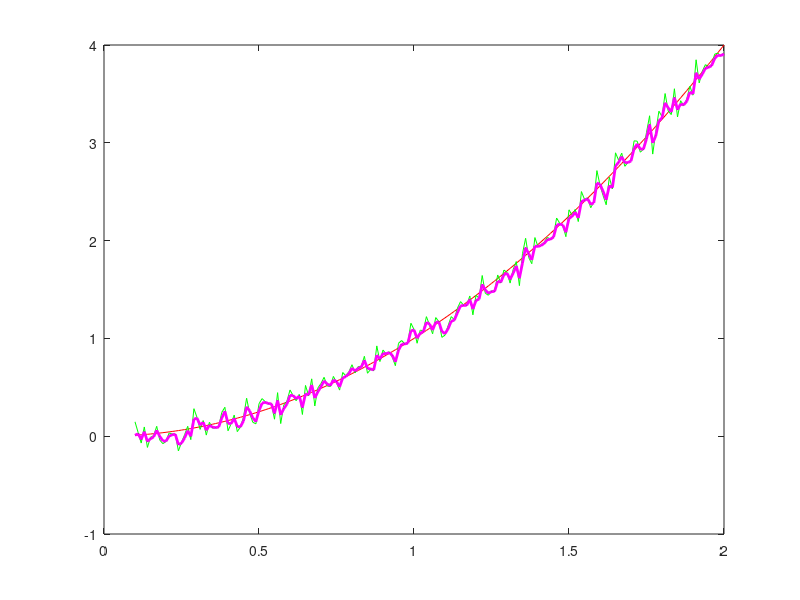

This chart was generated by the following MATLAB code:
t=0.1:0.01:2;
L=length(t);
x=zeros(1,L);
y=x;

for i=1:L
    x(i)=t(i)^2;
    y(i)=x(i)+normrnd(0,0.1); 
    y2(i)=x(i)+normrnd(0,0.1); 
end

F1=1;
H1=1;
Q1=1;
R1=1;
Xplus1=zeros(1,L);

Xplus1(1)=0.01;
Pplus1=0.01^2; 

for i=2:L
    Xminus1 = F1*Xplus1(i-1);
    Pminus1 = F1*Pplus1*F1' + Q1;
    K1=(Pminus1*H1')*inv(H1*Pminus1*H1'+R1);
    Xplus1(i)=Xminus1+K1*(y(i)-H1*Xminus1); 
    Pplus1=(1-K1*H1)*Pminus1;
end


dt=t(2)-t(1);

F2=[1,dt,0.5*dt^2;0,1,dt;0,0,1];%%%此处要注意矩阵是否病态，若dt特别小，易导致矩阵病态或精度丢失

H2=[1,0,0];

Q2=[1, 0, 0;0, 0.01, 0;0, 0,0.0001];

R2=1;

%%%设置初值%%%%

Xplus2=zeros(3,L);

Xplus2(1,1)=0.1^2;

Xplus2(2,1)=0;

Xplus2(3,1)=0;

Pplus2=[0.01, 0,0;0, 0.01,0;0,0,0.0001];

for i=2:L

Xminus2=F2*Xplus2(:,i-1);

 Pminus2=F2*Pplus2*F2'+Q2;

%%%更新步%%%%
%% 

 K2=(Pminus2*H2')*inv(H2*Pminus2*H2'+R2);

 Xplus2(:,i)=Xminus2+K2*(y(i)-H2*Xminus2);

 Pplus2=(eye(3)-K2*H2)*Pminus2;

end 


plot(t,x,'r',t,y,'g',t,Xplus1(1,:),'k',t, Xplus2(1,:), 'm','LineWidth',2); 

